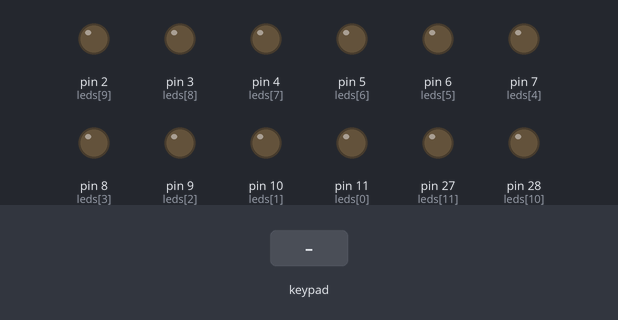
Recording of a program running on a simulated MicroPython board. Parts: output pins drawn as LEDs (lit = HIGH). The inputs (shaded band) are chosen by the test bench. Pins used as bus, display or sensor lines are not drawn.

Above: at 1.2 s.
1.3 s: key '1' pressed
At 2.1 s:
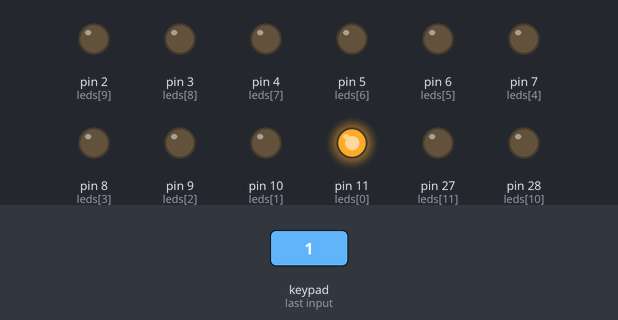
2.8 s: keypad keys 1 2 pressed 0.4 s apart
At 4.3 s:
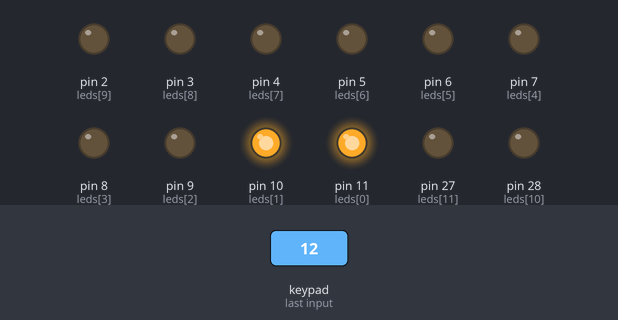
5.1 s: key '3' pressed
At 5.7 s:
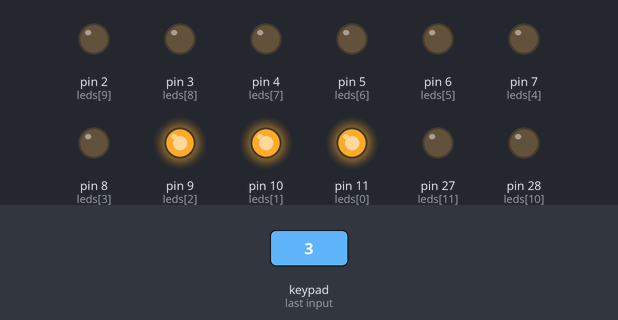
6.6 s: keypad keys 2 5 pressed 0.4 s apart
At 7.8 s:
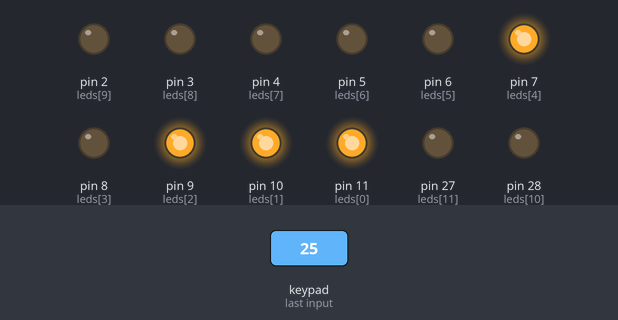
8.9 s: key '4' pressed
At 10.0 s:
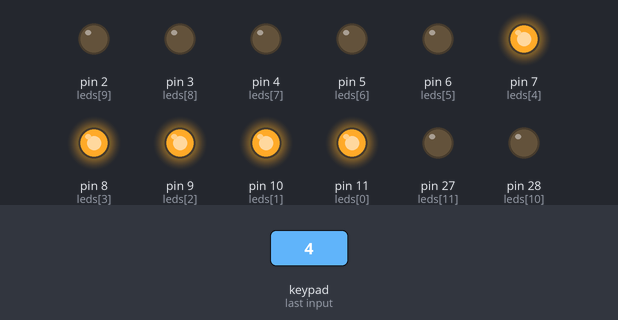
10.4 s: key '6' pressed
At 11.0 s:
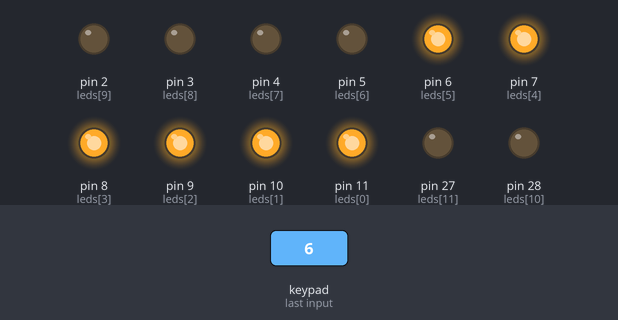
Timing chart, 0 to 12.9 s (numbered marks = the images above; inputs shaded):
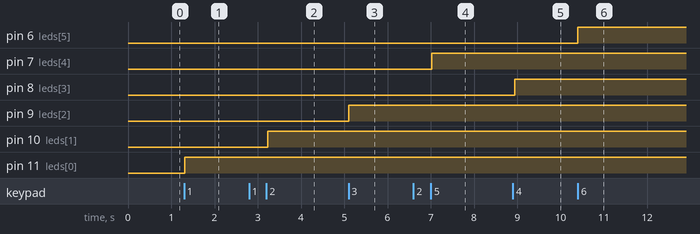

The program:

main.py
```python
import machine
import utime

# Configuración de pines para 12 LEDs
led_pins = [11, 10, 9, 8, 7, 6, 5, 4, 3, 2, 28, 27]
leds = [machine.Pin(pin, machine.Pin.OUT) for pin in led_pins]

for led in leds:
    led.value(0)

# Configuración de pines para el Teclado Matricial 4x4
row_pins = [26, 22, 21, 20]
col_pins = [19, 18, 17, 16]

rows = [machine.Pin(pin, machine.Pin.OUT) for pin in row_pins]
cols = [machine.Pin(pin, machine.Pin.IN, machine.Pin.PULL_DOWN) for pin in col_pins]

keys = [
    ['1', '2', '3', 'A'],
    ['4', '5', '6', 'B'],
    ['7', '8', '9', 'C'],
    ['*', '0', '#', 'D']
]


def read_keypad():
    for i, row in enumerate(rows):
        row.value(1)
        for j, col in enumerate(cols):
            if col.value() == 1:
                row.value(0)
                return keys[i][j]
        row.value(0)
    return None


while True:
    key = read_keypad()
    if key:
        if key == '1':
            leds[0].value(1)
        elif key == '2':
            leds[1].value(1)
        elif key == '3':
            leds[2].value(1)
        elif key == '4':
            leds[3].value(1)
        elif key == '5':
            leds[4].value(1)
        elif key == '6':
            leds[5].value(1)
        elif key == '7':
            leds[6].value(1)
        elif key == '8':
            leds[7].value(1)
        elif key == '9':
            for l in range(8):
                leds[l].value(0)

    utime.sleep_ms(50)
```

Measured:
- after the input at 1.3 s, pin 11 (leds[0]): LOW → HIGH at once
- after the input at 2.8 s, pin 10 (leds[1]): LOW → HIGH after 0.43 s
- after the input at 5.1 s, pin 9 (leds[2]): LOW → HIGH at once
- after the input at 6.6 s, pin 7 (leds[4]): LOW → HIGH after 0.42 s
- after the input at 8.9 s, pin 8 (leds[3]): LOW → HIGH at once
- after the input at 10.4 s, pin 6 (leds[5]): LOW → HIGH at once
